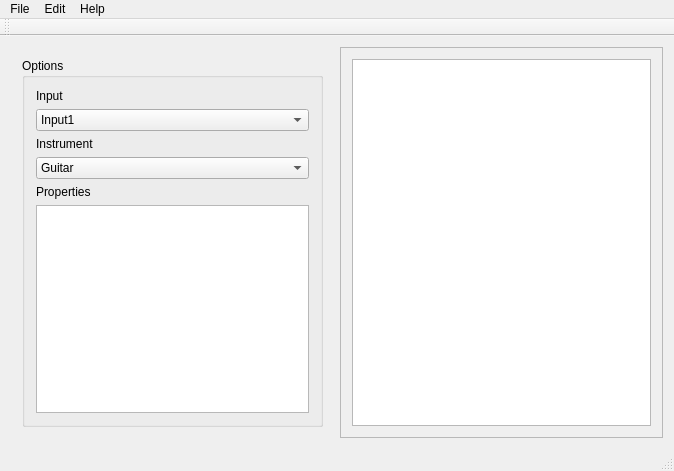
<?xml version="1.0" encoding="UTF-8"?>
<ui version="4.0">
 <class>Tuner</class>
 <widget class="QMainWindow" name="Tuner">
  <property name="geometry">
   <rect>
    <x>0</x>
    <y>0</y>
    <width>674</width>
    <height>471</height>
   </rect>
  </property>
  <property name="sizePolicy">
   <sizepolicy hsizetype="Preferred" vsizetype="Preferred">
    <horstretch>0</horstretch>
    <verstretch>0</verstretch>
   </sizepolicy>
  </property>
  <property name="windowTitle">
   <string>Tuner</string>
  </property>
  <widget class="QWidget" name="centralWidget">
   <layout class="QHBoxLayout" name="horizontalLayout_2">
    <item>
     <widget class="QFrame" name="frame">
      <property name="sizePolicy">
       <sizepolicy hsizetype="Preferred" vsizetype="Preferred">
        <horstretch>0</horstretch>
        <verstretch>0</verstretch>
       </sizepolicy>
      </property>
      <property name="minimumSize">
       <size>
        <width>300</width>
        <height>200</height>
       </size>
      </property>
      <layout class="QVBoxLayout" name="verticalLayout_2">
       <item>
        <widget class="QGroupBox" name="groupBox">
         <property name="title">
          <string>Options</string>
         </property>
         <layout class="QVBoxLayout" name="verticalLayout">
          <item>
           <widget class="QLabel" name="label_3">
            <property name="text">
             <string>Input</string>
            </property>
           </widget>
          </item>
          <item>
           <widget class="QComboBox" name="comboBox_3">
            <item>
             <property name="text">
              <string>Input1</string>
             </property>
            </item>
           </widget>
          </item>
          <item>
           <widget class="QLabel" name="label_2">
            <property name="text">
             <string>Instrument</string>
            </property>
           </widget>
          </item>
          <item>
           <widget class="QComboBox" name="comboBox">
            <item>
             <property name="text">
              <string>Guitar</string>
             </property>
            </item>
           </widget>
          </item>
          <item>
           <widget class="QLabel" name="label_4">
            <property name="text">
             <string>Properties</string>
            </property>
           </widget>
          </item>
          <item>
           <widget class="QTableView" name="tableView"/>
          </item>
         </layout>
        </widget>
       </item>
      </layout>
     </widget>
    </item>
    <item>
     <widget class="QFrame" name="frame_2">
      <property name="frameShape">
       <enum>QFrame::StyledPanel</enum>
      </property>
      <property name="frameShadow">
       <enum>QFrame::Raised</enum>
      </property>
      <layout class="QVBoxLayout" name="verticalLayout_3">
       <item>
        <widget class="QGraphicsView" name="graphicsView"/>
       </item>
      </layout>
     </widget>
    </item>
   </layout>
  </widget>
  <widget class="QMenuBar" name="menuBar">
   <property name="geometry">
    <rect>
     <x>0</x>
     <y>0</y>
     <width>674</width>
     <height>22</height>
    </rect>
   </property>
   <widget class="QMenu" name="menuEdit">
    <property name="title">
     <string>Edit</string>
    </property>
    <addaction name="actionNew_Instrument"/>
    <addaction name="actionEdit_Instruments"/>
   </widget>
   <widget class="QMenu" name="menuFile">
    <property name="title">
     <string>File</string>
    </property>
    <addaction name="separator"/>
    <addaction name="actionQuit"/>
   </widget>
   <widget class="QMenu" name="menuHelp">
    <property name="title">
     <string>Help</string>
    </property>
    <addaction name="actionAbout"/>
   </widget>
   <addaction name="menuFile"/>
   <addaction name="menuEdit"/>
   <addaction name="menuHelp"/>
  </widget>
  <widget class="QToolBar" name="mainToolBar">
   <attribute name="toolBarArea">
    <enum>TopToolBarArea</enum>
   </attribute>
   <attribute name="toolBarBreak">
    <bool>false</bool>
   </attribute>
  </widget>
  <widget class="QStatusBar" name="statusBar"/>
  <action name="actionNew_Instrument">
   <property name="text">
    <string>New Instrument</string>
   </property>
   <property name="shortcut">
    <string>Ctrl+N</string>
   </property>
  </action>
  <action name="actionNew_Tune_Configuration">
   <property name="text">
    <string>New Tune Configuration</string>
   </property>
  </action>
  <action name="actionEdit_Instruments">
   <property name="text">
    <string>Edit Instruments</string>
   </property>
   <property name="shortcut">
    <string>Ctrl+E</string>
   </property>
  </action>
  <action name="actionEdit_Tune_Configurations">
   <property name="text">
    <string>Edit Tune Configurations</string>
   </property>
  </action>
  <action name="actionCtrl_Q">
   <property name="text">
    <string>Ctrl-Q</string>
   </property>
  </action>
  <action name="actionQuit">
   <property name="text">
    <string>Quit</string>
   </property>
   <property name="shortcut">
    <string>Ctrl+Q</string>
   </property>
  </action>
  <action name="actionAbout">
   <property name="text">
    <string>About</string>
   </property>
  </action>
 </widget>
 <layoutdefault spacing="6" margin="11"/>
 <resources/>
 <connections>
  <connection>
   <sender>actionQuit</sender>
   <signal>triggered()</signal>
   <receiver>Tuner</receiver>
   <slot>close()</slot>
   <hints>
    <hint type="sourcelabel">
     <x>-1</x>
     <y>-1</y>
    </hint>
    <hint type="destinationlabel">
     <x>336</x>
     <y>235</y>
    </hint>
   </hints>
  </connection>
 </connections>
</ui>
